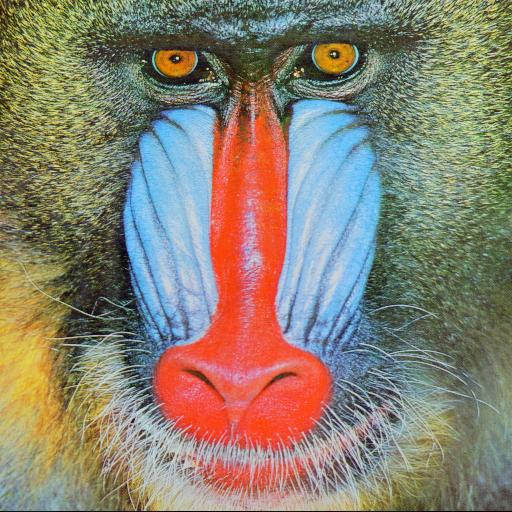
#> input picture Intro/mandril.jpg, 512 x 512 px
$ jupyter execute --allow-errors 01_intro.ipynb
#> lines starting #> are read from the running program, lines starting #| are printed output that depends on the picture
W ramach kursu będziemy wykorzystywać głównie bibliotekę OpenCV (Open Computer Vision Library).
W trakcie niniejszego ćwiczenia zapoznamy się z podstawowymi funkcjonalnościami: wczytaniami, zapisywaniem, konwersją do inne przestrzeni barw.
Zaznajomimy się również z Jupyter Notebook.

Wczytywanie obrazów z wykorzystaniem OpenCV.
1. Zaimportuj bibliotekę OpenCV:
        `import cv2`
1. Zaimportuj bibliotekę pyplot z matplotlib jako plt:
        `from matplotlib import pyplot as plt`
1. Wygodną opcją jest możliwość pobierania danych (obrazów, ale też np. baz danych) z sieci.
   Eliminuje to konieczność pobierania danych np. z Moodle oraz czyni uzupełniony Notebook "samowystarczalnym" - wystarczy go uruchomić.
   * zaimportuj bibliotekę `import os`
   * sprawdź, czy taki plik istnieje (unikniemy wielokrotnego pobierania tych samych danych)
        `if not os.path.exists("mandril.jpg") :`
   * pobierz obraz: `!wget https://raw.githubusercontent.com/vision-agh/poc_sw/master/01_Intro/mandril.jpg`

1. Wykorzystując polecenie *imread* wczytaj obraz *mandril.jpg*
1. Wyświetl obraz wykorzystując bibliotekę *pyplot*
        plt.imshow(I)
        plt.xticks([]), plt.yticks([])
        plt.show()
1. Jeśli ktoś nie wie jak powinien wyglądać mandryl, to proszę podglądnąć obraz na GitHub lub w sprawdzić w Interencie.
   Przyczyną problemu jest sposób w jaki funkcja `imread` z OpenCV odczytuje obraz (BGR, zamiast RGB).
   Obrazom kolorowym będzie poświęcone odrębne ćwiczenie, także nie będziemy w tym miejscu rozwijać tego wątku.
1. W celu poprawnego wyświetlenia należy dokonać konwersji koloru z BGR na RGB.
        I = cv2.cvtColor(I, cv2.COLOR_BGR2RGB)
1. Dla porządku warto dodać, że w OpenCV do wyświetlania domyślnie wykorzystuje się funkcję `imshow`.
   Jednakże w przypadku Jupyter Notebook to rozwiązanie ma pewne wady i dlatego nie będziemy jej używać.
   Natomiast jeśli ktoś pracuje w "czystym" Python, to jest to na pewno równoważna funkcjonalność.

[cell 1]
import cv2
import matplotlib.pyplot as plt
import os

[cell 2]
I = cv2.imread("mandril.jpg")
#> I is the input picture: shape (512, 512, 3); mean B, G, R 113.2, 128.8, 137.4

if not os.path.exists("mandril.jpg"):
    !wget https://raw.githubusercontent.com/vision-agh/poc_sw/master/00_Test/mandril.jpg\n

I = cv2.cvtColor(I, cv2.COLOR_BGR2RGB)

plt.imshow(I)
plt.xticks([])
plt.yticks([])
plt.show()

W praktycznych rozważaniach często analizuje się obrazy w odcieniach szarości (ang. *grayscale*).
Do konwersji służy znana już funkcja `cvtColor` tylko tym razem z parametrem `cv2.COLOR_RGB2GRAY`.
Proszę spróbować wyświetlić obraz.
Może okazać się, że nadal jest kolorowy, choć inaczej.
Dlaczego tak się dzieje zostanie obszerniej wyjaśnione pod koniec ćwiczenia.
Na razie należy dodać polecenie `plt.gray()` przed `plt.show`.

[cell 3]
I = cv2.cvtColor(I, cv2.COLOR_RGB2GRAY)
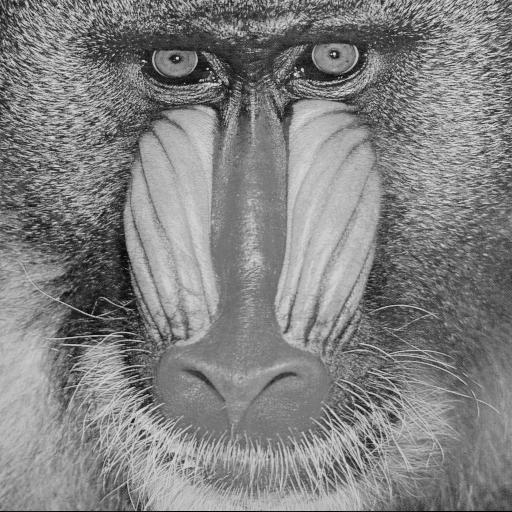
#> I: shape (512, 512); min 1, max 238, mean 129.6
plt.imshow(I)
plt.xticks([])
plt.yticks([])
plt.show()

Czasami konieczne jest zapisanie przetworzonego obrazu.
Służy do tego funkcja `cv2.imwrite`.
Proszę zapisać szarą wersję mandryla w formacie *png*.
Warto sprawdzić, czy obraz zapisał się poprawnie tj. otworzyć go w aplikacji do przeglądania obrazów.

[cell 4]
cv2.imwrite("gray_mandril.png", I)
#> Out = True

Obraz w skali szarości możemy traktować jako dwuwymiarową funkcję $L(x,y)$, gdzie $x$, $y$ to współrzędne piksela, a $L(x,y)$ poziom jasności (najczęściej [0;255] - zapis na 8-bitach, typ *unsigned int*).
Wyświetl obraz mandryl jako funkcję dwuwymiarową (uwaga - to chwilę się liczy):

[cell 5]
import numpy as np

# create grid
xx, yy = np.mgrid[0:I.shape[0], 0:I.shape[1]]

# create the figure
fig = plt.figure()
#> (the rest of this cell did not finish here and is left out)

Komentarz:
- używamy biblioteki do obliczeń *numpy*,
- tworzymy siatkę punktów o rozmiarach takich jak obraz (*shape*),
- rysujemy wykres 3D

Podczas przetwarzania i analizy obrazów przydatne bywają "przekroje" przez obraz, czyli wartości funkcji $L(x,y)$ w przypadku gdy $x$ lub $y$ jest ustalone.
Wykonaj jeden wybrany przekrój w $x$ i $y$:
- po pierwsze należy pobrać dany wiersz lub kolumnę - np. `S = IG[10,:]` (tu jedenasty wiersz),
- po drugie stworzyć wykres złożony z dwóch subwykresów: `f, (ax1,ax2) = plt.subplots(1,2)`
- dla każdego z nich ustawić tytuł (np. `ax1.set_title('XXX')`) oraz treść `ax1.plot(S)`,
- na koniec całość wyświetlić `plt.show()`.

[cell 6]
S1 = I[:, 0]
#> S1 = 512 values, max 191 at index 400, min 13 at index 511, mean 131.5
S2 = I[29, :]
#> S2 = 512 values, max 208 at index 460, min 33 at index 4, mean 106.2

f, (ax1, ax2) = plt.subplots(1, 2)
ax1.set_title('Pierwszy wiersz')
ax1.plot(S1)

ax2.set_title('30-sta kolumna')
ax2.plot(S2)
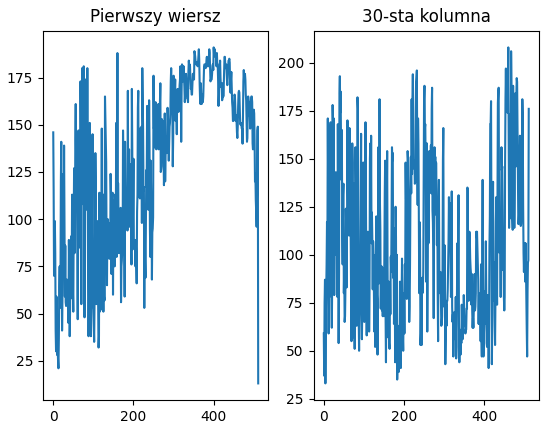
#> figure drawn by matplotlib, 2 panels; panel 1: curve peaks at x = 400, y = 191; panel 2: curve peaks at x = 460, y = 208
